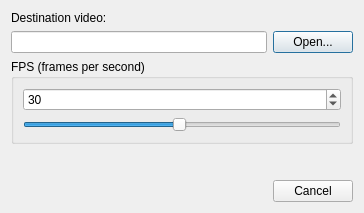
<?xml version="1.0" encoding="UTF-8"?>
<ui version="4.0">
 <class>MovieCaptureDialog</class>
 <widget class="QDialog" name="MovieCaptureDialog">
  <property name="geometry">
   <rect>
    <x>0</x>
    <y>0</y>
    <width>364</width>
    <height>213</height>
   </rect>
  </property>
  <property name="windowTitle">
   <string>Movie Recording</string>
  </property>
  <layout class="QVBoxLayout" name="verticalLayout">
   <item>
    <widget class="QLabel" name="label">
     <property name="text">
      <string>Destination video:</string>
     </property>
    </widget>
   </item>
   <item>
    <layout class="QHBoxLayout" name="horisontalLayout">
     <item>
      <widget class="QLineEdit" name="destinationEdit">
       <property name="readOnly">
        <bool>true</bool>
       </property>
      </widget>
     </item>
     <item>
      <widget class="QPushButton" name="openButton">
       <property name="text">
        <string>Open...</string>
       </property>
      </widget>
     </item>
    </layout>
   </item>
   <item>
    <widget class="QGroupBox" name="groupBox">
     <property name="title">
      <string>FPS (frames per second)</string>
     </property>
     <layout class="QVBoxLayout" name="verticalLayout_3">
      <item>
       <widget class="QSpinBox" name="fpsSpin">
        <property name="minimum">
         <number>1</number>
        </property>
        <property name="maximum">
         <number>60</number>
        </property>
        <property name="value">
         <number>30</number>
        </property>
       </widget>
      </item>
      <item>
       <widget class="QSlider" name="fpsSlider">
        <property name="minimum">
         <number>1</number>
        </property>
        <property name="maximum">
         <number>60</number>
        </property>
        <property name="value">
         <number>30</number>
        </property>
        <property name="orientation">
         <enum>Qt::Horizontal</enum>
        </property>
       </widget>
      </item>
     </layout>
    </widget>
   </item>
   <item>
    <spacer name="verticalSpacer">
     <property name="orientation">
      <enum>Qt::Vertical</enum>
     </property>
     <property name="sizeHint" stdset="0">
      <size>
       <width>20</width>
       <height>5</height>
      </size>
     </property>
    </spacer>
   </item>
   <item>
    <widget class="QDialogButtonBox" name="buttonBox">
     <property name="standardButtons">
      <set>QDialogButtonBox::Cancel</set>
     </property>
    </widget>
   </item>
  </layout>
 </widget>
 <tabstops>
  <tabstop>destinationEdit</tabstop>
  <tabstop>openButton</tabstop>
  <tabstop>fpsSpin</tabstop>
  <tabstop>fpsSlider</tabstop>
 </tabstops>
 <resources/>
 <connections/>
</ui>
